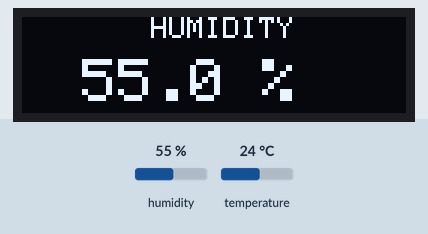
This sketch was run on a simulated Arduino Uno, built with avr-gcc and run on an emulated ATmega328P. On the bench: 128×32 one-colour display. The inputs (shaded band) are chosen by the test bench; at power-on: humidity 55 %, temperature 24 °C. What the sketch prints to the serial monitor is not drawn.

Above: at 3.2 s.
3.3 s: humidity set to 22 %
At 4.5 s:
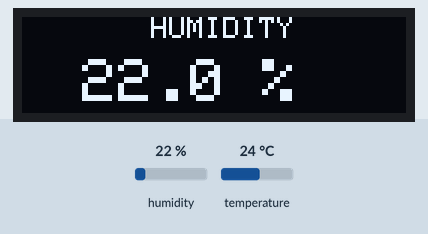
9.4 s: temperature set to 12 °C
At 13.4 s:
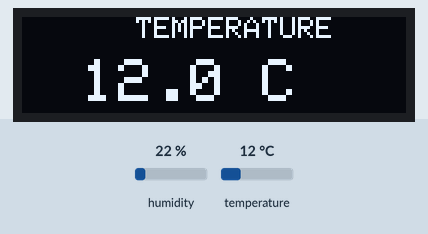
15.5 s: humidity set to 40 %
At 18.0 s:
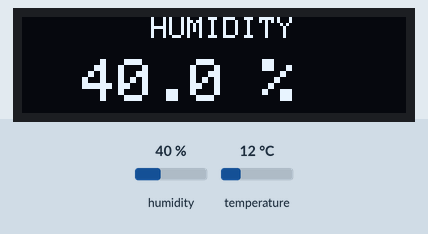
19.8 s: temperature set to 19 °C
At 21.27 s:
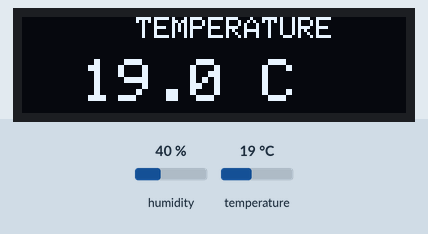
Timing chart, 0 to 22.8 s (numbered marks = the images above; inputs shaded):
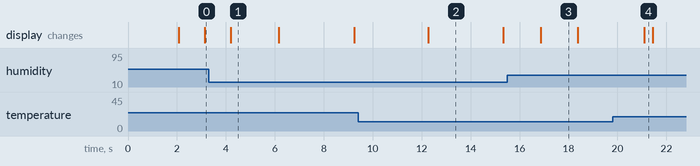

Measured:
- after the input at 3.3 s, the display: changes after 0.90 s (image 1)
- after the input at 9.4 s, the display: changes after 2.9 s (image 2)
- after the input at 15.5 s, the display: changes after 1.4 s (image 3)
- after the input at 19.8 s, the display: changes after 1.3 s (image 4)
- what the display in image 1 shows lasts 2.0 s, from 4.2 s to 6.2 s
- what the display in image 2 shows lasts 3.0 s, from 12.3 s to 15.3 s
- what the display in image 3 shows lasts 1.5 s, from 16.9 s to 18.4 s

The sketch:

TEMPERATURE.ino
```cpp
#include <Wire.h>
#include <Adafruit_GFX.h>
#include <Adafruit_SSD1306.h>
#include <DHT.h>

// DHT11
#define DHT_PIN 4
#define DHT_TYPE DHT11

DHT dht(DHT_PIN, DHT_TYPE);

// OLED 0.91" 128x32
#define SCREEN_WIDTH 128
#define SCREEN_HEIGHT 32

Adafruit_SSD1306 display(
  SCREEN_WIDTH,
  SCREEN_HEIGHT,
  &Wire,
  -1);

// Setting
unsigned long previousMillis = 0;
const unsigned long interval = 3000;  // 3 วินาที

bool showTemperature = true;

void setup() {

  Serial.begin(115200);

  // Start DHT11
  dht.begin();

  // Start OLED
  if (!display.begin(SSD1306_SWITCHCAPVCC, 0x3C)) {
    Serial.println("OLED FAILED");

    while (true)
      ;
  }

  // เริ่มต้นหน้าจอ
  display.clearDisplay();
  display.setTextColor(SSD1306_WHITE);

  display.setTextSize(1);
  display.setCursor(34, 12);
  display.print("Starting...");

  display.display();

  delay(2000);
}

void loop() {

  // อ่านค่าจาก DHT11
  float temperature = dht.readTemperature();
  float humidity = dht.readHumidity();

  // ตรวจสอบค่าที่อ่านได้
  if (isnan(temperature) || isnan(humidity)) {

    Serial.println("DHT11 READ FAILED");


    display.clearDisplay();

    display.setTextSize(2);
    display.setCursor(25, 12);
    display.print("DHT11 ERROR");

    display.display();

    delay(2000);
    return;
  }

  // สลับหน้าจอทุก 3 วินาที

  unsigned long currentMillis = millis();

  if (currentMillis - previousMillis >= interval) {

    previousMillis = currentMillis;

    showTemperature = !showTemperature;
  }

  // OLED

  display.clearDisplay();

  // Temperature
  if (showTemperature) {

    // Title
    display.setTextSize(1);
    display.setCursor(38, 0);
    display.print("TEMPERATURE");

    // Value
    display.setTextSize(2);
    display.setCursor(20, 14);

    display.print(temperature, 1);
    display.print(" C");
  }

  // Humidity
  else {

    // Title
    display.setTextSize(1);
    display.setCursor(43, 0);
    display.print("HUMIDITY");

    // Value
    display.setTextSize(2);
    display.setCursor(20, 14);

    display.print(humidity, 1);
    display.print(" %");
  }

  display.display();

  // Serial Monitor
  Serial.print("Temperature: ");
  Serial.print(temperature, 1);
  Serial.print(" C | Humidity: ");
  Serial.print(humidity, 1);
  Serial.println(" %");

  delay(100);
}
```
